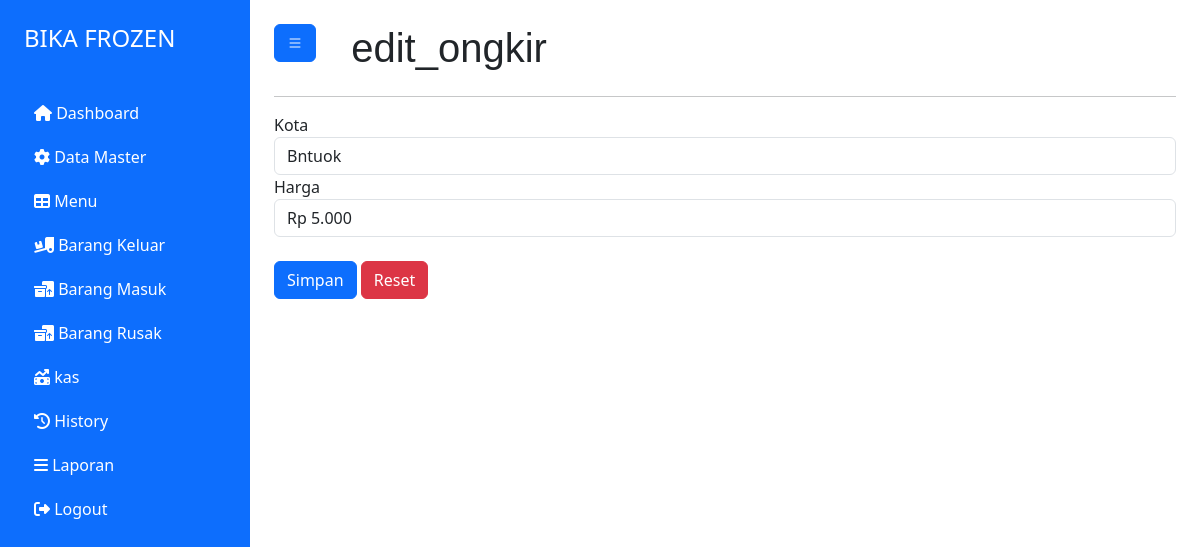
The app's page /index.php?page=edit_ongkir&id=5 (signed in), older data.
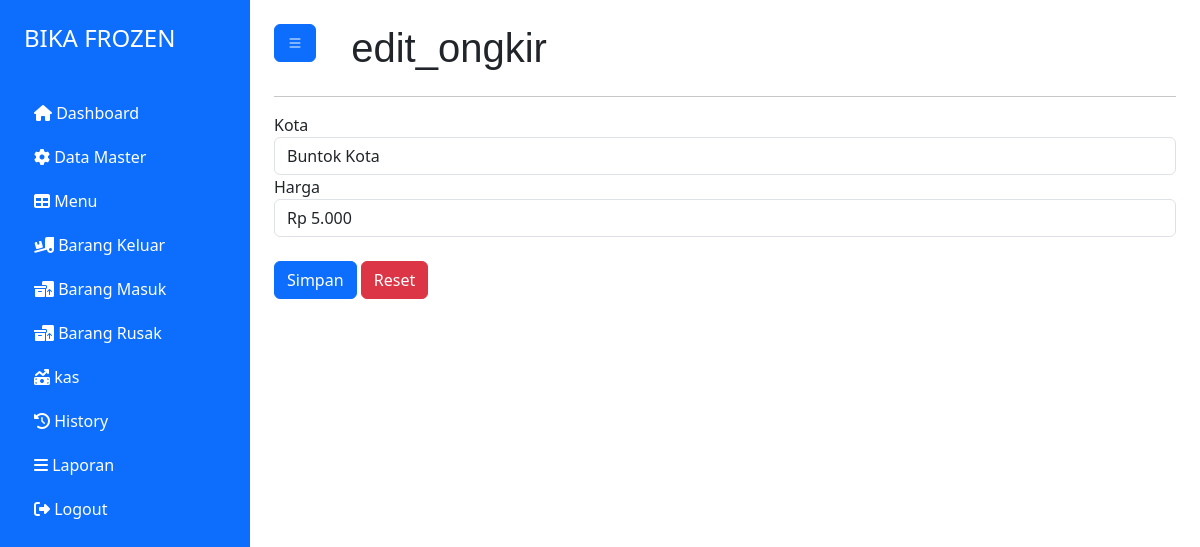
The same page, newer data.
### tables this page shows
CREATE TABLE `ongkir` (
  `id_ongkir` int(11) NOT NULL,
  `kota` varchar(50) NOT NULL,
  `harga` varchar(50) NOT NULL
);

### halaman/ongkir/edit.php (the view, shortened to what this page needs)
<?php
    include "././koneksi.php";
    $id = $_GET['id'];
    $query = mysqli_query($koneksi,"SELECT * FROM ongkir WHERE id_ongkir = '$id'");
    $row = mysqli_fetch_assoc($query);
?>
<div>
    <form action="" method="post">
        <div>
            <label for="">Kota</label>
            <input type="text" name="kota" value="<?= $row['kota'] ?>" class="form-control" required>
        </div>
        <div>
            <label for="">Harga</label>
            <input type="text" name="harga" id="rupiah" value="<?= $hasil_rupiah = "Rp " . number_format($row['harga'],0,',','.') ?>"  class="form-control" required autofocus>
        </div>
        <div>
        <br>
        <div>
            <button type="submit" name="simpan" class="btn btn-primary">Simpan</button>
            <button type="reset" name="simpan" class="btn btn-danger">Reset</button>
        </div>
    </form>
</div>

Row changes from the older to the newer data that the page shows:
changed ongkir "Rp 5.000": kota "Bntuok" → "Buntok Kota"
